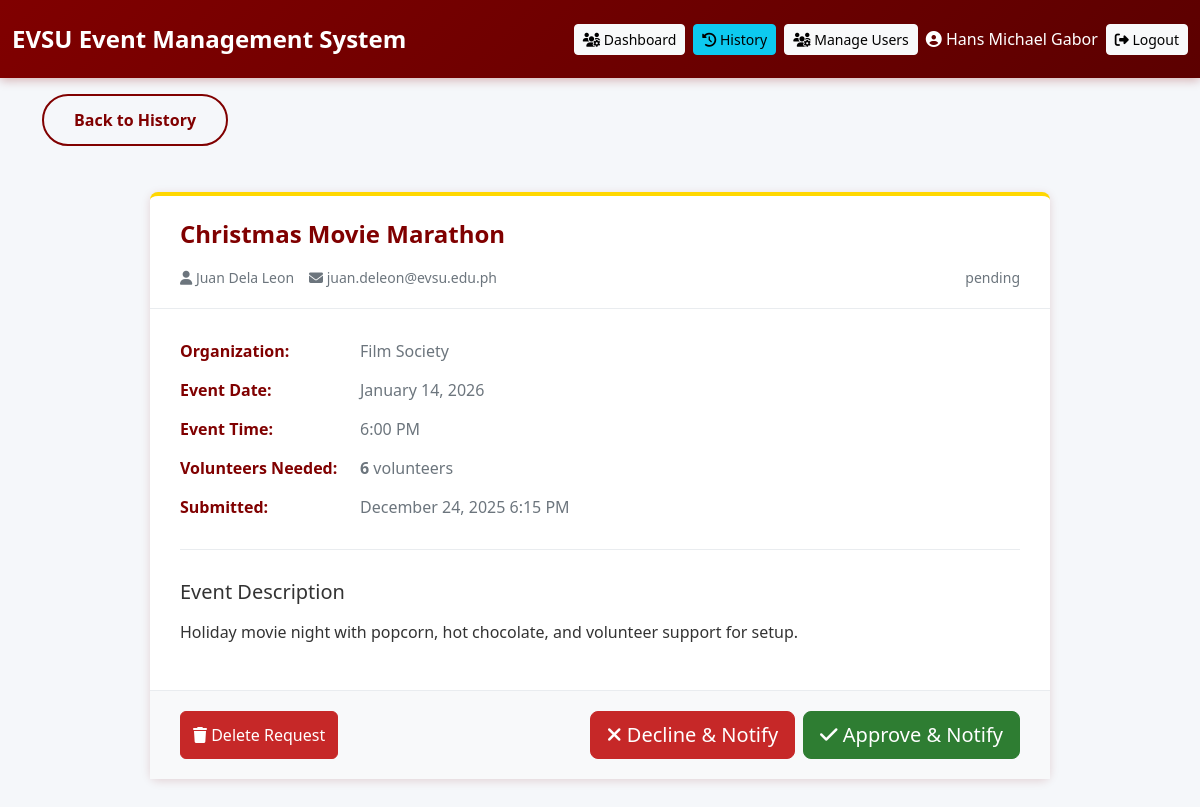
Screenshot of /view_request.php?id=76 (signed in) with the database file from the repository.
### tables this page shows
CREATE TABLE `event_requests` (
  `id` int(11) NOT NULL,
  `event_name` varchar(255) NOT NULL,
  `organization` varchar(255) NOT NULL,
  `requester_email` varchar(255) NOT NULL,
  `requester_name` varchar(255) NOT NULL,
  `event_date` date NOT NULL,
  `event_time` time NOT NULL,
  `volunteers_needed` int(11) DEFAULT 0,
  `description` text NOT NULL,
  `status` enum('pending','approved','declined','pending_notification') DEFAULT 'pending',
  `reviewed_by` int(11) DEFAULT NULL,
  `reviewed_at` timestamp NULL DEFAULT NULL,
  `notes` text DEFAULT NULL,
  `created_at` timestamp NOT NULL DEFAULT current_timestamp(),
  `updated_at` timestamp NOT NULL DEFAULT current_timestamp() ON UPDATE current_timestamp()
);

### config.php (called while the page is built, shortened)
<?php
function formatDate($date) {
    return date('F j, Y', strtotime($date));
}
function formatTime($time) {
    return date('g:i A', strtotime($time));
}
function getStatusBadge($status) {
    $badges = [
        'pending' => '<span class="badge badge-warning">Pending</span>',
        'approved' => '<span class="badge badge-success">Approved</span>',
        'declined' => '<span class="badge badge-danger">Declined</span>'
    ];
    return $badges[$status] ?? $status;
}
?>

### view_request.php (the view, shortened to what this page needs)
<?php
require_once 'config.php';
$requestId = isset($_GET['id']) ? (int)$_GET['id'] : 0;
$db = getDB();
$stmt = $db->prepare("
    SELECT er.*, u.full_name as reviewed_by_name
    FROM event_requests er
    LEFT JOIN users u ON er.reviewed_by = u.id
    WHERE er.id = ?
");
$stmt->execute([$requestId]);
$request = $stmt->fetch();
include 'includes/header.php';
include 'includes/navbar.php';
?>
<div class="container">
    <a href="history.php" class="btn btn-outline-secondary btn-back mt-3 mb-3">
        Back to History
    </a>
    <div class="gmail-container">
        <div class="gmail-header">
            <div class="gmail-subject">
                <?= htmlspecialchars($request['event_name']) ?>
            </div>
            <div class="gmail-meta">
                <span><i class="fas fa-user"></i> <?= htmlspecialchars($request['requester_name']) ?></span>
                <span><i class="fas fa-envelope"></i> <?= htmlspecialchars($request['requester_email']) ?></span>
                <span class="ms-auto">
                    <?= getStatusBadge($request['status']) ?>
                </span>
            </div>
        </div>
        <div class="gmail-body">
            <div class="info-row">
                <div class="info-label">Organization:</div>
                <div class="info-value"><?= htmlspecialchars($request['organization']) ?></div>
            </div>
            <div class="info-row">
                <div class="info-label">Event Date:</div>
                <div class="info-value">
                    <?= formatDate($request['event_date']) ?>
                </div>
            </div>
            <div class="info-row">
                <div class="info-label">Event Time:</div>
                <div class="info-value">
                    <?= formatTime($request['event_time']) ?>
                </div>
            </div>
            <div class="info-row">
                <div class="info-label">Volunteers Needed:</div>
                <div class="info-value">
                    <strong><?= $request['volunteers_needed'] ?></strong> volunteers
                </div>
            </div>
            <div class="info-row">
                <div class="info-label">Submitted:</div>
                <div class="info-value">
                    <?= date('F j, Y g:i A', strtotime($request['created_at'])) ?>
                </div>
            </div>
            <div class="description-section">
                <h5 class="mb-3">Event Description</h5>
                <p style="white-space: pre-line;"><?= htmlspecialchars($request['description']) ?></p>
            </div>
        </div>
        <div class="action-buttons">
            <button type="button" class="btn btn-danger" onclick="confirmDelete()">
                <i class="fas fa-trash"></i> Delete Request
            </button>
            <?php if ($request['status'] === 'pending'): ?>
            <div class="d-flex gap-2">
                <button type="button" class="btn btn-danger btn-lg" onclick="confirmDecline()">
                    <i class="fas fa-times"></i> Decline & Notify
                </button>
                <button type="button" class="btn btn-success btn-lg" onclick="confirmApprove()">
                    <i class="fas fa-check"></i> Approve & Notify
                </button>
            </div>
            <?php elseif ($request['status'] === 'approved'): ?>
            <div class="alert alert-success mb-0">
                <i class="fas fa-check-circle"></i> This request has been approved
            </div>
            <?php elseif ($request['status'] === 'declined'): ?>
            <div class="alert alert-danger mb-0">
                <i class="fas fa-times-circle"></i> This request has been declined
            </div>
            <?php endif; ?>
        </div>
    </div>
</div>
<?php
include 'includes/footer.php';
?>

### assets/css/style.css (style rules this page uses)
:root { --evsu-maroon: #800000; --evsu-gold: #FFD700; --evsu-white: #FFFFFF; --maroon-dark: #5c0000; --gold-dark: #d4af37; --maroon-light: #fff5f5; --gray-100: #f8f9fa; --gray-200: #e9ecef; --gray-300: #dee2e6; --gray-600: #6c757d; --success-green: #2e7d32; --success-dark: #1b5e20; --danger-red: #c62828; --danger-dark: #8e0000; }
* { margin: 0; padding: 0; box-sizing: border-box; }
body { font-family: 'Segoe UI', Tahoma, Geneva, Verdana, sans-serif; background: #f5f7fa; color: #333; overflow-x: hidden; }
.btn { transition: all 0.3s ease; font-weight: 500; }
.btn-success { background-color: var(--success-green); border-color: var(--success-green); }
.btn-danger { background-color: var(--danger-red); border-color: var(--danger-red); }
.btn-outline-secondary { color: var(--gray-600); border-color: var(--gray-600); }

### assets/css/forms.css (style rules this page uses)
.btn-back { background: transparent; border: 2px solid var(--evsu-maroon); color: var(--evsu-maroon); padding: 12px 30px; font-weight: 600; border-radius: 50px; transition: all 0.3s ease; }

### view_request.php (style rules this page uses)
.gmail-container { max-width: 900px; margin: 30px auto; background: white; border-radius: 8px; box-shadow: 0 2px 10px rgba(128,0,0,0.15); border-top: 4px solid var(--evsu-gold); }
.gmail-header { padding: 20px 30px; border-bottom: 1px solid #e9ecef; }
.gmail-subject { font-size: 24px; font-weight: 600; margin-bottom: 15px; color: var(--evsu-maroon); }
.gmail-meta { display: flex; align-items: center; gap: 15px; color: #6c757d; font-size: 14px; flex-wrap: wrap; }
.gmail-body { padding: 30px; }
.info-row { display: flex; margin-bottom: 15px; }
.info-label { width: 180px; font-weight: 600; color: var(--evsu-maroon); flex-shrink: 0; }
.info-value { flex: 1; color: #6c757d; }
.description-section { margin-top: 30px; padding-top: 30px; border-top: 1px solid #e9ecef; }
.action-buttons { padding: 20px 30px; border-top: 1px solid #e9ecef; display: flex; gap: 10px; justify-content: space-between; background: #f8f9fa; flex-wrap: wrap; }

### rows the page displays
event_requests: event_name "Christmas Movie Marathon", requester_name "Juan Dela Leon", requester_email "juan.deleon@evsu.edu.ph", status "pending", organization "Film Society", event_date "January 14, 2026", event_time "6:00 PM", volunteers_needed "6", created_at "December 24, 2025 6:15 PM", description "Holiday movie night with popcorn, hot chocolate, and volunteer support for setup."

### other values shown
$fullName "Hans Michael Gabor"
